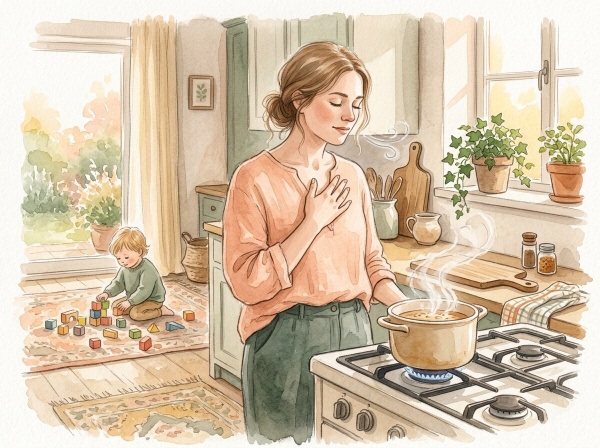
#> input picture projects/etsy-empire/books/calm-mom-handbook-de/img/ch1.jpg, 1200 x 896 px (shown at 1/2 size)
$ python face_hole.py ../books/calm-mom-handbook-de/img/ch1.jpg out.png
#> lines starting #> are read from the running program, lines starting #| are printed output that depends on the picture; after the words box and inside, x2 and y2 are one past the last pixel; in counts of white or black regions, pixels touching at a corner belong together
#!/usr/bin/env python3
"""Arc nélküli karakter → átlátszó háttér + átlátszó arclyuk (PNG).
   python3 scripts/face_hole.py be.png ki.png
A legnagyobb, a kép szélétől elzárt, közel fehér régió a felső 60%-ban = arc."""
import sys
import numpy as np
from PIL import Image
from scipy import ndimage
im = Image.open(sys.argv[1]).convert("RGBA"); a = np.array(im)
white = (a[..., :3].min(axis=2) > 235)
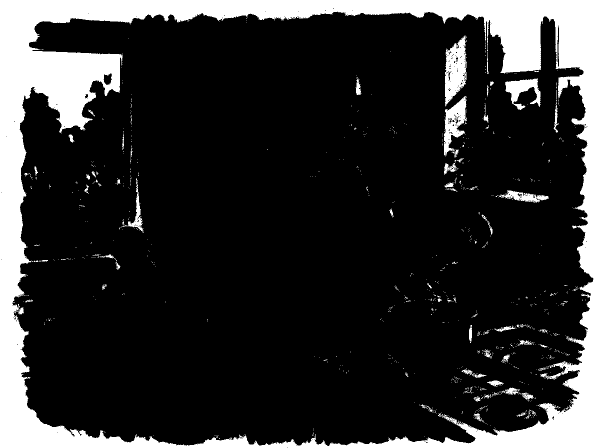
#> white: shape (896, 1200) bool (shown at 1/2 size); 18.2% white; 1032 white regions (967 under 20 px), largest, box (x1, y1, x2, y2) and area: (0, 0, 1200, 896) 178558, (890, 71, 934, 212) 3856, (888, 192, 934, 313) 2656
lab, n = ndimage.label(white)
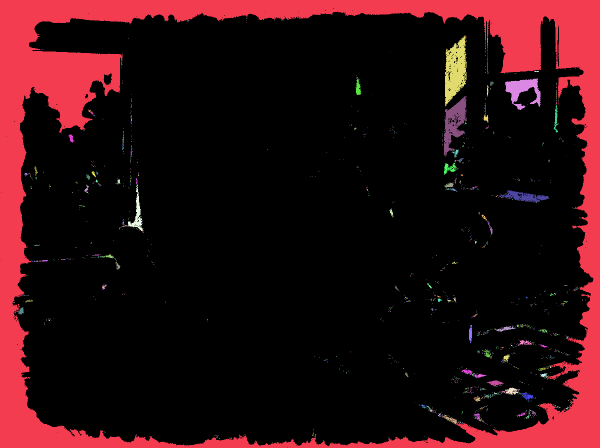
#> lab: shape (896, 1200) int32 (shown at 1/2 size); 1537 distinct labels, from 0 to 1536; one colour per label, 0 black
#> n = 1536
h, w = white.shape
#> h = 896; w = 1200
border = set(np.unique(np.concatenate([lab[0], lab[-1], lab[:, 0], lab[:, -1]]))) - {0}
#> border = 1 item
alpha = np.full((h, w), 255, np.uint8)
for b in border: alpha[lab == b] = 0  # háttér
#> this loop made 1 pass
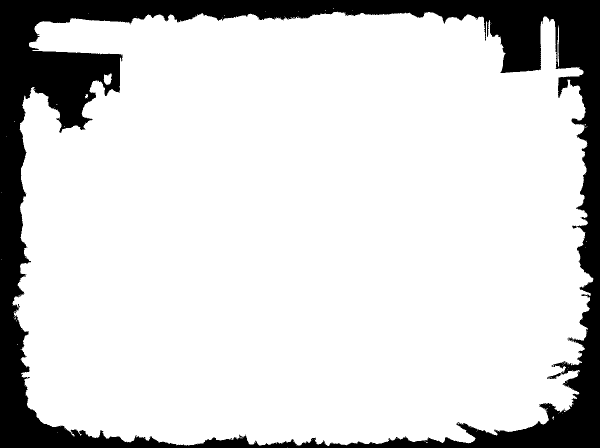
#> alpha: shape (896, 1200) (shown at 1/2 size); 83.4% white; 1 black region, box (x1, y1, x2, y2) and area: (0, 0, 1200, 896) 178167
# arc: elzárt fehér régiók közül a legnagyobb, a felső 60%-ban, legalább a kép 1,2%-a
best, bs = None, 0
for i in range(1, n + 1):
    if i in border: continue
    m = lab == i; s = m.sum()
    ys = np.nonzero(m)[0]
    xs_ = np.nonzero(m)[1]
    bh_, bw_ = ys.max() - ys.min() + 1, xs_.max() - xs_.min() + 1
    fill, asp = s / (bh_ * bw_), bw_ / bh_
    # arc = ellipszis: kitöltés ~0,785 (0,68–0,86), arány 0,55–1,45 (az angyal fehér ruhája nem ilyen)
    if s > bs and s > 0.012 * h * w and ys.mean() < 0.6 * h and 0.68 < fill < 0.86 and 0.55 < asp < 1.45:
        best, bs = i, s
#> this loop made 1536 passes
#> (s, ys, xs_, bh_, bw_, fill, asp) on passes 2 to 4: (1, [28], [664], 1, 1, 1, 1), (1, [29], [641], 1, 1, 1, 1), (1, [29], [663], 1, 1, 1, 1)
#> pass 2, `m = lab == i`:
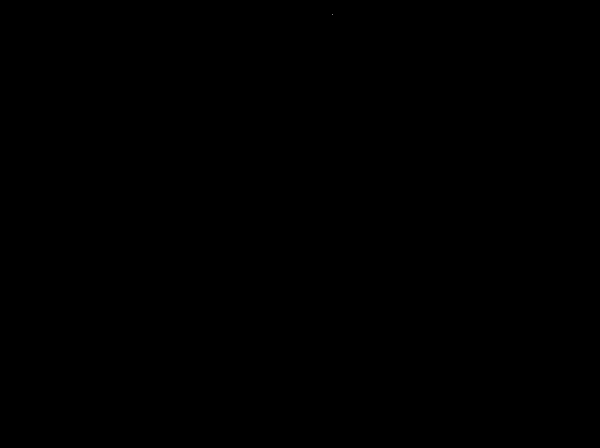
#> m: shape (896, 1200) bool (shown at 1/2 size); 0% white in thin lines or dots, all inside (x1, y1, x2, y2) = (664, 28, 665, 29)
#> after the loop: m: shape (896, 1200) bool; 0% white in thin lines or dots, all inside (x1, y1, x2, y2) = (345, 886, 346, 887)
#> after the loop, bs = 0
if best is None:
#> (the run stopped early here; a loop or call above may not have finished)
